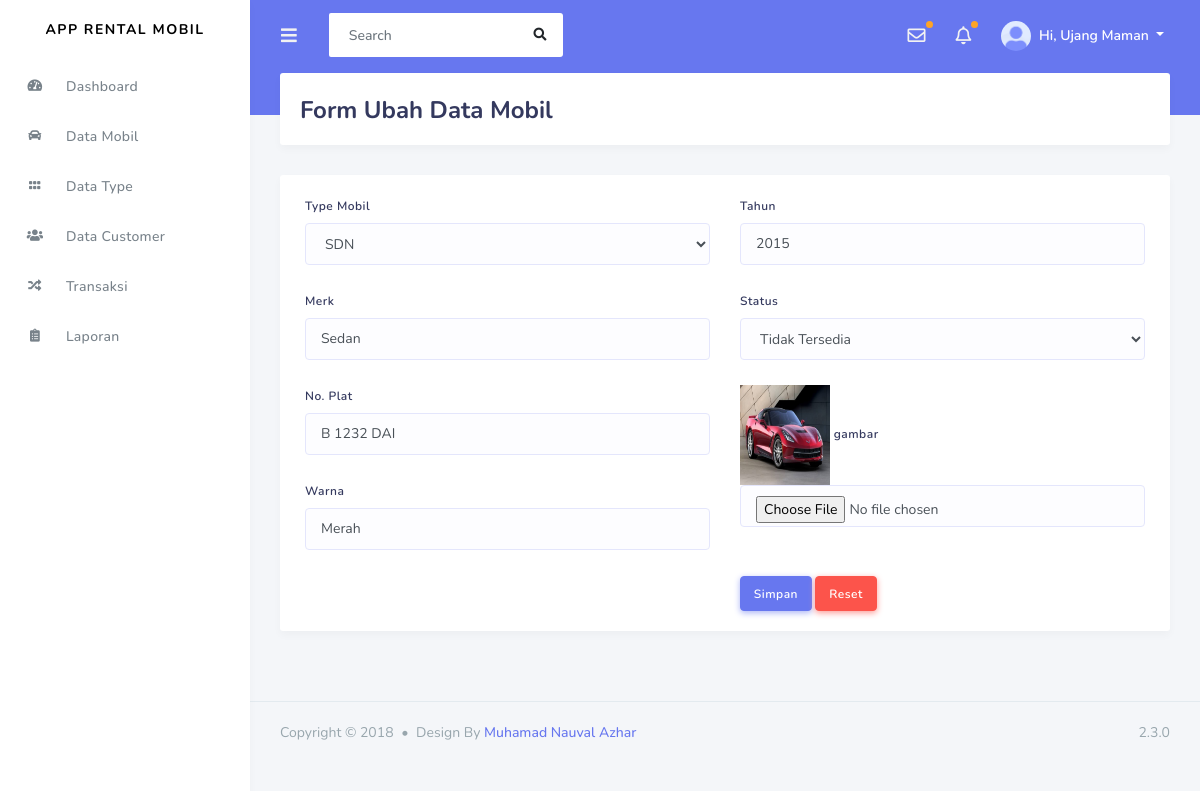
Screenshot of /admin/Data_mobil/ubah_mobil/3 with the database file from the repository.
### tables this page shows
CREATE TABLE `mobil` (
  `id_mobil` int(11) NOT NULL,
  `kode_type` varchar(120) NOT NULL,
  `merk` varchar(120) NOT NULL,
  `no_plat` varchar(20) NOT NULL,
  `warna` varchar(20) NOT NULL,
  `tahun` varchar(4) NOT NULL,
  `status` varchar(50) NOT NULL,
  `gambar` varchar(255) NOT NULL
);

### application/controllers/admin/Data_mobil.php (called while the page is built, shortened)
<?php
class Data_mobil extends CI_Controller
{
  public function ubah_mobil($id_mobil)
  {
    $data['mobil'] = $this->rental_model->getDataMobilById($id_mobil);
    $data['type'] = $this->rental_model->getDataType();
    $data['typeMobil'] = ['SDN', 'LMB', 'MNV'];
    $this->form_validation->set_rules('merk', 'Merk', 'required|trim', [
      'required' => 'Merk Tidak Boleh Kosong'
    ]);
    $this->form_validation->set_rules('no_plat', 'No plat', 'required|trim', [
      'required' => 'No. Plat Tidak Boleh Kosong'
    ]);
    $this->form_validation->set_rules('warna', 'Warna', 'required|trim', [
      'required' => 'Warna Tidak Boleh Kosong'
    ]);
    $this->form_validation->set_rules('tahun', 'Tahun', 'required|trim|integer', [
      'required' => 'Tahun Tidak Boleh Kosong',
      'integer' => 'Tahun Harus Angka'
    ]);
    if ($this->form_validation->run() == false) {
      $this->load->view('templates_admin/header');
      $this->load->view('templates_admin/sidebar');
      $this->load->view('admin/form_ubah_mobil', $data);
      $this->load->view('templates_admin/footer');
    }
  }
}

### index.php (called while the page is built, shortened)
<?php
require_once BASEPATH.'core/CodeIgniter.php';

### application/models/rental_model.php (called while the page is built, shortened)
<?php
class rental_model extends CI_model
{
    public function getDataMobilById($id_mobil)
    {
        return $this->db->get_where('mobil', ['id_mobil' => $id_mobil])->row_array();
    }
}

### application/views/admin/form_ubah_mobil.php (the view, shortened to what this page needs)
<div class="main-content">
    <section class="section">
        <div class="section-header">
            <h1>Form Ubah Data Mobil</h1>
        </div>
        <div class="card">
            <div class="card-body">
                <form action="" method="post" enctype="multipart/form-data" autocomplete="off">
                    <div class="row">
                        <div class="col-md-6">
                            <div class="form-group">
                                <label for="kode_type">Type Mobil</label>
                                <select name="kode_type" id="kode_type" class="form-control">
                                    <?php foreach ($typeMobil as $typ) : ?>
                                    <?php if ($typ == $mobil['kode_type']) : ?>
                                    <option value="<?= $typ; ?>" selected><?= $typ; ?></option>
                                    <?php else : ?>
                                    <option value="<?= $typ; ?>"><?= $typ; ?></option>
                                    <?php endif; ?>
                                    <?php endforeach; ?>
                                </select>
                            </div>
                            <div class="form-group">
                                <label for="merk">Merk</label>
                                <input type="text" name="merk" id="merk" class="form-control" value="<?= $mobil['merk']; ?>">
                            </div>
                            <div class="form-group">
                                <label for="no_plat">No. Plat</label>
                                <input type="text" name="no_plat" id="no_plat" class="form-control" value="<?= $mobil['no_plat']; ?>">
                            </div>
                            <div class="form-group">
                                <label for="warna">Warna</label>
                                <input type="text" name="warna" id="warna" class="form-control" value="<?= $mobil['warna']; ?>">
                            </div>
                        </div>
                        <div class="col-md-6">
                            <div class="form-group">
                                <label for="tahun">Tahun</label>
                                <input type="text" name="tahun" id="tahun" class="form-control" value="<?= $mobil['tahun']; ?>">
                            </div>
                            <div class="form-group">
                                <label for="status">Status</label>
                                <select name="status" id="status" class="form-control">
                                    <option <?php if ($mobil['status'] == 0) {
                                                echo "selected='selected'";
                                            }
                                            echo $mobil['status']; ?> value="0">Tidak Tersedia</option>
                                </select>
                            </div>
                            <div class="form-group">
                                <img src="<?= base_url('assets/img/imgcar/') . $mobil['gambar']; ?>" width="90px" height="100px">
                                <label for="">gambar</label>
                                <input type="file" name="gambar" class="form-control">
                            </div>
                            <button type="submit" class="btn btn-primary mt-4">Simpan</button>
                            <button type="reset" class="btn btn-danger mt-4">Reset</button>
                        </div>
                    </div>
                </form>
            </div>
        </div>
    </section>
</div>

### rows the page displays
mobil: kode_type "SDN", merk "Sedan", no_plat "B 1232 DAI", warna "Merah", tahun "2015", status "Tidak Tersedia", gambar (picture)
